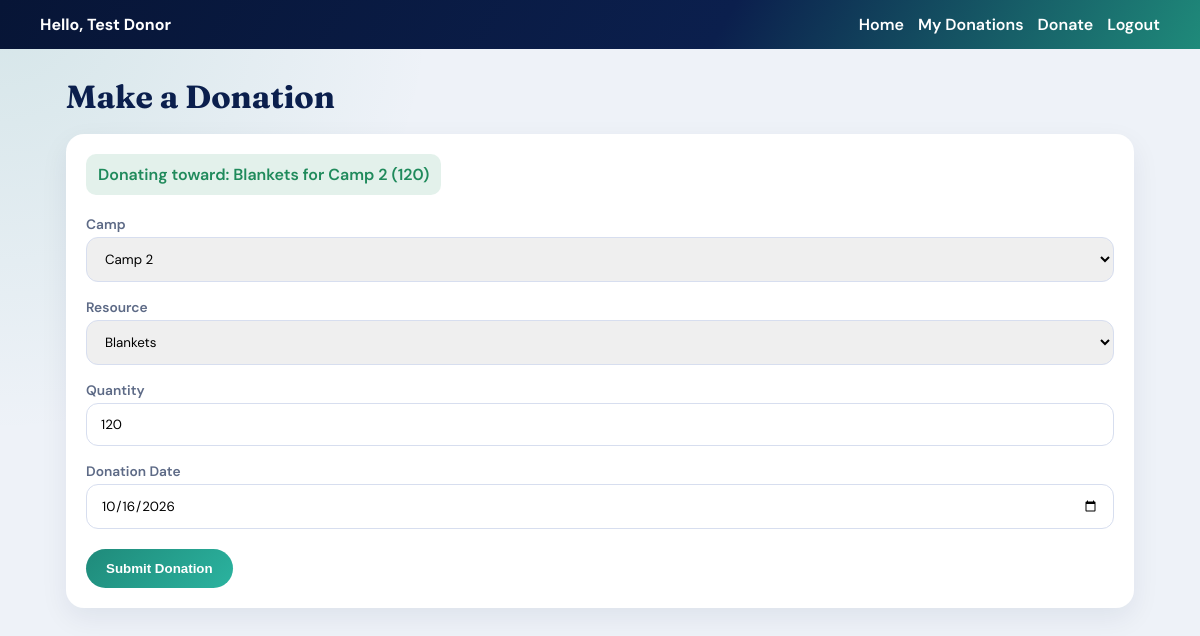
Screenshot of /donate.php?need=3 (signed in) with the database file from the repository.
### tables this page shows
CREATE TABLE IF NOT EXISTS `camp_need` (
  `need_id` int NOT NULL AUTO_INCREMENT,
  `c_id` int NOT NULL,
  `r_id` int NOT NULL,
  `res_id` int NOT NULL,
  `quantity` varchar(45) NOT NULL,
  `description` varchar(255) NOT NULL,
  `status` varchar(45) NOT NULL DEFAULT 'Open',
  `posted_date` varchar(45) NOT NULL,
  PRIMARY KEY (`need_id`),
  KEY `fk_need_camp` (`c_id`),
  KEY `fk_need_registrar` (`r_id`),
  KEY `fk_need_resource` (`res_id`)
);

CREATE TABLE IF NOT EXISTS `resources` (
  `res_id` int NOT NULL AUTO_INCREMENT,
  `resource` varchar(45) NOT NULL,
  PRIMARY KEY (`res_id`)
);

CREATE TABLE IF NOT EXISTS `camp` (
  `c_id` int NOT NULL AUTO_INCREMENT,
  `campIMG` varchar(45) NOT NULL,
  `c_name` varchar(45) NOT NULL,
  `l_id` int NOT NULL,
  `r_id` int NOT NULL,
  PRIMARY KEY (`c_id`),
  KEY `fk_camp_location_idx` (`l_id`)
);

### donate.php (the view, shortened to what this page needs)
<?php
include 'includes/config.php';
$prefill=null;
if(isset($_GET['need']) && $_GET['need']!=""){
  $need_id=(int)$_GET['need'];
  $prefill=mysqli_fetch_array(mysqli_query($conn,"select camp_need.*, resources.resource, camp.c_name
  from camp_need
  left join resources on camp_need.res_id=resources.res_id
  left join camp on camp_need.c_id=camp.c_id
  where camp_need.need_id='".$need_id."' and camp_need.status='Open'"));
}
?>
<!DOCTYPE html>
<html lang="en">
<head>
    <link rel="stylesheet" href="assets/css/home.css">
</head>
<body class="donor-shell">
    <div class="donor-nav">
        <strong>Hello, <?php echo htmlspecialchars($_SESSION['donor_name']); ?></strong>
        <div class="links">
            <a href="index.php">Home</a>
            <a href="donor-dashboard.php">My Donations</a>
            <a href="donate.php">Donate</a>
            <a href="donor-logout.php">Logout</a>
        </div>
    </div>
    <div class="donor-main">
        <h1>Make a Donation</h1>
        <div class="panel">
            <?php
            if($prefill){
              echo "<div class='alert alert-success'>Donating toward: ".htmlspecialchars($prefill['resource'])." for ".htmlspecialchars($prefill['c_name'])." (".$prefill['quantity'].")</div>";
            }
            ?>
            <form method="post">
                <label>Camp</label>
                <select name="camp" required>
                    <?php
                    $select=mysqli_query($conn,"select * from camp order by c_name");
                    while($row=mysqli_fetch_assoc($select)){
                      $selected = ($prefill && $prefill['c_id']==$row['c_id']) ? 'selected' : '';
                      echo "<option value='".$row['c_id']."' $selected>".htmlspecialchars($row['c_name'])."</option>";
                    }
                    ?>
                </select>
                <label>Resource</label>
                <select name="resource" required>
                    <?php
                    $select=mysqli_query($conn,"select * from resources order by resource");
                    while($row=mysqli_fetch_assoc($select)){
                      $selected = ($prefill && $prefill['res_id']==$row['res_id']) ? 'selected' : '';
                      echo "<option value='".$row['res_id']."' $selected>".htmlspecialchars($row['resource'])."</option>";
                    }
                    ?>
                </select>
                <label>Quantity</label>
                <input type="text" name="quantity" value="<?php echo $prefill ? htmlspecialchars($prefill['quantity']) : ''; ?>" required>
                <label>Donation Date</label>
                <input type="date" name="donation_date" value="<?php echo date('Y-m-d'); ?>" required>
                <button type="submit" name="submit" class="btn btn-primary" style="margin-top:12px">Submit Donation</button>
            </form>
        </div>
    </div>
</body>
</html>

### assets/css/home.css (style rules this page uses)
:root { --navy: #0b1f4d; --navy-deep: #071536; --indigo: #3d4fc4; --teal: #1f8a7a; --sand: #f3efe6; --text: #152038; --muted: #5d6a86; --card: #ffffff; --font: "DM Sans", "Segoe UI", sans-serif; --display: "Fraunces", Georgia, serif; }
* { box-sizing: border-box; margin: 0; padding: 0; }
html { scroll-behavior: smooth; }
body { font-family: var(--font); color: var(--text); background: #eef2f8; }
a { color: inherit; text-decoration: none; }
.btn { display: inline-flex; align-items: center; justify-content: center; padding: 12px 20px; border-radius: 999px; font-weight: 700; border: none; cursor: pointer; transition: 0.2s ease; }
.btn-primary { background: linear-gradient(135deg, #1f8a7a, #2bb39f); color: #fff; }
.alert { display: inline-block; padding: 10px 12px; border-radius: 10px; margin-bottom: 12px; font-weight: 600; }
.alert-success { background: rgba(31,138,91,0.12); color: #1f8a5b; }
.donor-shell { min-height: 100vh; background: radial-gradient(circle at top left, rgba(31,138,122,0.12), transparent 30%), #eef2f8; }
.donor-nav { background: linear-gradient(120deg, var(--navy-deep), var(--navy) 60%, #1f8a7a); color: #fff; padding: 14px clamp(16px, 4vw, 40px); display: flex; justify-content: space-between; align-items: center; gap: 12px; flex-wrap: wrap; }
.donor-nav a { color: #fff; font-weight: 600; }
.donor-nav .links { display: flex; gap: 14px; flex-wrap: wrap; }
.donor-main { max-width: 1100px; margin: 0 auto; padding: 28px 16px 48px; }
.donor-main h1 { font-family: var(--display); color: var(--navy); margin-bottom: 18px; }
.panel { background: #fff; border-radius: 18px; padding: 20px; box-shadow: 0 10px 28px rgba(11,31,77,0.07); margin-bottom: 18px; }
.panel form label { display: block; margin: 8px 0 4px; color: var(--muted); font-weight: 600; font-size: 0.86rem; }
.panel form input, .panel form select, .panel form textarea { width: 100%; padding: 12px 14px; border-radius: 12px; border: 1px solid #d7deef; margin-bottom: 8px; font-family: var(--font); }

### rows the page displays
camp_need: res.resource "Blankets", c.c_name "Camp 2", quantity "120"

### other values shown
$_SESSION['donor_name'] "Test Donor"
form field camp "Camp 2"
form field resource "Blankets"
